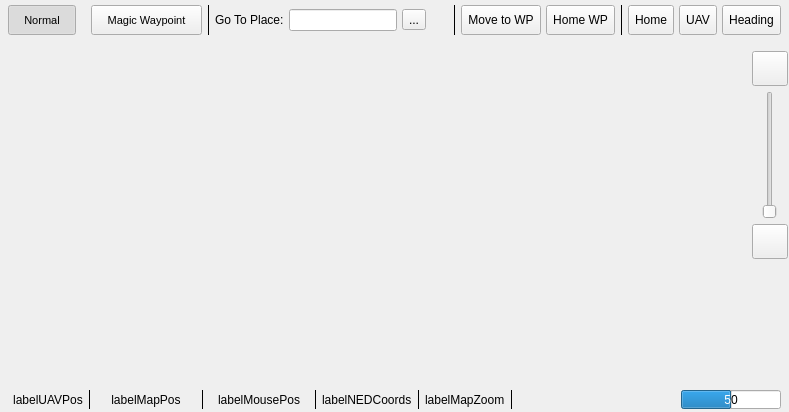
<?xml version="1.0" encoding="UTF-8"?>
<ui version="4.0">
 <class>OPMap_Widget</class>
 <widget class="QWidget" name="OPMap_Widget">
  <property name="geometry">
   <rect>
    <x>0</x>
    <y>0</y>
    <width>687</width>
    <height>412</height>
   </rect>
  </property>
  <property name="sizePolicy">
   <sizepolicy hsizetype="Preferred" vsizetype="Preferred">
    <horstretch>0</horstretch>
    <verstretch>0</verstretch>
   </sizepolicy>
  </property>
  <property name="mouseTracking">
   <bool>false</bool>
  </property>
  <property name="windowTitle">
   <string>Form</string>
  </property>
  <property name="styleSheet">
   <string notr="true"/>
  </property>
  <layout class="QVBoxLayout" name="verticalLayout_5">
   <property name="spacing">
    <number>0</number>
   </property>
   <property name="leftMargin">
    <number>0</number>
   </property>
   <property name="topMargin">
    <number>0</number>
   </property>
   <property name="rightMargin">
    <number>0</number>
   </property>
   <property name="bottomMargin">
    <number>0</number>
   </property>
   <item>
    <widget class="QFrame" name="frameTopBar">
     <property name="sizePolicy">
      <sizepolicy hsizetype="MinimumExpanding" vsizetype="Preferred">
       <horstretch>0</horstretch>
       <verstretch>0</verstretch>
      </sizepolicy>
     </property>
     <property name="minimumSize">
      <size>
       <width>0</width>
       <height>32</height>
      </size>
     </property>
     <property name="maximumSize">
      <size>
       <width>16777215</width>
       <height>40</height>
      </size>
     </property>
     <property name="contextMenuPolicy">
      <enum>Qt::NoContextMenu</enum>
     </property>
     <property name="styleSheet">
      <string notr="true"/>
     </property>
     <property name="frameShape">
      <enum>QFrame::NoFrame</enum>
     </property>
     <property name="frameShadow">
      <enum>QFrame::Plain</enum>
     </property>
     <layout class="QHBoxLayout" name="horizontalLayout_4">
      <property name="spacing">
       <number>0</number>
      </property>
      <property name="leftMargin">
       <number>0</number>
      </property>
      <property name="topMargin">
       <number>0</number>
      </property>
      <property name="rightMargin">
       <number>0</number>
      </property>
      <property name="bottomMargin">
       <number>0</number>
      </property>
      <item>
       <layout class="QHBoxLayout" name="layoutWidgetStatusBar_2">
        <property name="spacing">
         <number>5</number>
        </property>
        <property name="leftMargin">
         <number>8</number>
        </property>
        <property name="topMargin">
         <number>5</number>
        </property>
        <property name="rightMargin">
         <number>8</number>
        </property>
        <property name="bottomMargin">
         <number>5</number>
        </property>
        <item>
         <widget class="QToolButton" name="toolButtonNormalMapMode">
          <property name="sizePolicy">
           <sizepolicy hsizetype="Fixed" vsizetype="Preferred">
            <horstretch>0</horstretch>
            <verstretch>0</verstretch>
           </sizepolicy>
          </property>
          <property name="font">
           <font>
            <pointsize>8</pointsize>
           </font>
          </property>
          <property name="toolTip">
           <string>Normal Map Mode</string>
          </property>
          <property name="text">
           <string>   Normal   </string>
          </property>
          <property name="iconSize">
           <size>
            <width>16</width>
            <height>32</height>
           </size>
          </property>
          <property name="checkable">
           <bool>true</bool>
          </property>
          <property name="checked">
           <bool>true</bool>
          </property>
          <property name="toolButtonStyle">
           <enum>Qt::ToolButtonTextOnly</enum>
          </property>
         </widget>
        </item>
        <item>
         <spacer name="horizontalSpacer">
          <property name="orientation">
           <enum>Qt::Horizontal</enum>
          </property>
          <property name="sizeType">
           <enum>QSizePolicy::Fixed</enum>
          </property>
          <property name="sizeHint" stdset="0">
           <size>
            <width>10</width>
            <height>20</height>
           </size>
          </property>
         </spacer>
        </item>
        <item>
         <widget class="QToolButton" name="toolButtonMagicWaypointMapMode">
          <property name="sizePolicy">
           <sizepolicy hsizetype="Fixed" vsizetype="Preferred">
            <horstretch>0</horstretch>
            <verstretch>0</verstretch>
           </sizepolicy>
          </property>
          <property name="font">
           <font>
            <pointsize>8</pointsize>
           </font>
          </property>
          <property name="toolTip">
           <string>Magic Waypoint Map Mode</string>
          </property>
          <property name="text">
           <string>   Magic Waypoint   </string>
          </property>
          <property name="iconSize">
           <size>
            <width>16</width>
            <height>32</height>
           </size>
          </property>
          <property name="checkable">
           <bool>true</bool>
          </property>
          <property name="toolButtonStyle">
           <enum>Qt::ToolButtonTextOnly</enum>
          </property>
         </widget>
        </item>
        <item>
         <widget class="Line" name="line_6">
          <property name="frameShadow">
           <enum>QFrame::Plain</enum>
          </property>
          <property name="orientation">
           <enum>Qt::Vertical</enum>
          </property>
         </widget>
        </item>
        <item>
         <widget class="QLabel" name="label_2">
          <property name="text">
           <string>Go To Place:</string>
          </property>
         </widget>
        </item>
        <item>
         <widget class="QLineEdit" name="leFind"/>
        </item>
        <item>
         <widget class="QToolButton" name="tbFind">
          <property name="text">
           <string>...</string>
          </property>
          <property name="icon">
           <iconset resource="opmap.qrc">
            <normaloff>:/opmap/images/waypoint.png</normaloff>:/opmap/images/waypoint.png</iconset>
          </property>
         </widget>
        </item>
        <item>
         <spacer name="horizontalSpacer_4">
          <property name="orientation">
           <enum>Qt::Horizontal</enum>
          </property>
          <property name="sizeHint" stdset="0">
           <size>
            <width>10</width>
            <height>20</height>
           </size>
          </property>
         </spacer>
        </item>
        <item>
         <widget class="QLabel" name="label">
          <property name="text">
           <string/>
          </property>
         </widget>
        </item>
        <item>
         <widget class="Line" name="lineWaypoint">
          <property name="frameShadow">
           <enum>QFrame::Plain</enum>
          </property>
          <property name="orientation">
           <enum>Qt::Vertical</enum>
          </property>
         </widget>
        </item>
        <item>
         <widget class="QToolButton" name="toolButtonMoveToWP">
          <property name="sizePolicy">
           <sizepolicy hsizetype="Fixed" vsizetype="Preferred">
            <horstretch>0</horstretch>
            <verstretch>0</verstretch>
           </sizepolicy>
          </property>
          <property name="toolTip">
           <string>Click to move the UAV to the magic waypoint position</string>
          </property>
          <property name="text">
           <string>Move to WP</string>
          </property>
          <property name="icon">
           <iconset resource="opmap.qrc">
            <normaloff>:/opmap/images/move_to_wp.png</normaloff>:/opmap/images/move_to_wp.png</iconset>
          </property>
          <property name="iconSize">
           <size>
            <width>28</width>
            <height>28</height>
           </size>
          </property>
         </widget>
        </item>
        <item>
         <widget class="QToolButton" name="toolButtonHomeWaypoint">
          <property name="sizePolicy">
           <sizepolicy hsizetype="Fixed" vsizetype="Preferred">
            <horstretch>0</horstretch>
            <verstretch>0</verstretch>
           </sizepolicy>
          </property>
          <property name="toolTip">
           <string>Move the magic waypoint to the home position</string>
          </property>
          <property name="text">
           <string>Home WP</string>
          </property>
          <property name="icon">
           <iconset resource="opmap.qrc">
            <normaloff>:/opmap/images/home_wp.png</normaloff>:/opmap/images/home_wp.png</iconset>
          </property>
          <property name="iconSize">
           <size>
            <width>28</width>
            <height>28</height>
           </size>
          </property>
         </widget>
        </item>
        <item>
         <widget class="Line" name="line_8">
          <property name="frameShadow">
           <enum>QFrame::Plain</enum>
          </property>
          <property name="orientation">
           <enum>Qt::Vertical</enum>
          </property>
         </widget>
        </item>
        <item>
         <widget class="QToolButton" name="toolButtonMapHome">
          <property name="sizePolicy">
           <sizepolicy hsizetype="Fixed" vsizetype="Preferred">
            <horstretch>0</horstretch>
            <verstretch>0</verstretch>
           </sizepolicy>
          </property>
          <property name="toolTip">
           <string>Center map over home position</string>
          </property>
          <property name="text">
           <string>Home</string>
          </property>
          <property name="icon">
           <iconset resource="opmap.qrc">
            <normaloff>:/opmap/images/gcs.png</normaloff>:/opmap/images/gcs.png</iconset>
          </property>
          <property name="iconSize">
           <size>
            <width>28</width>
            <height>28</height>
           </size>
          </property>
          <property name="autoRepeat">
           <bool>false</bool>
          </property>
          <property name="toolButtonStyle">
           <enum>Qt::ToolButtonIconOnly</enum>
          </property>
          <property name="autoRaise">
           <bool>false</bool>
          </property>
         </widget>
        </item>
        <item>
         <widget class="QToolButton" name="toolButtonMapUAV">
          <property name="sizePolicy">
           <sizepolicy hsizetype="Fixed" vsizetype="Preferred">
            <horstretch>0</horstretch>
            <verstretch>0</verstretch>
           </sizepolicy>
          </property>
          <property name="toolTip">
           <string>Center map over UAV position</string>
          </property>
          <property name="text">
           <string>UAV</string>
          </property>
          <property name="icon">
           <iconset resource="opmap.qrc">
            <normaloff>:/opmap/images/uav.png</normaloff>:/opmap/images/uav.png</iconset>
          </property>
          <property name="iconSize">
           <size>
            <width>28</width>
            <height>28</height>
           </size>
          </property>
          <property name="checkable">
           <bool>true</bool>
          </property>
          <property name="autoRepeat">
           <bool>false</bool>
          </property>
          <property name="toolButtonStyle">
           <enum>Qt::ToolButtonIconOnly</enum>
          </property>
          <property name="autoRaise">
           <bool>false</bool>
          </property>
         </widget>
        </item>
        <item>
         <widget class="QToolButton" name="toolButtonMapUAVheading">
          <property name="sizePolicy">
           <sizepolicy hsizetype="Fixed" vsizetype="Preferred">
            <horstretch>0</horstretch>
            <verstretch>0</verstretch>
           </sizepolicy>
          </property>
          <property name="toolTip">
           <string>Map rotation follows UAV heading</string>
          </property>
          <property name="text">
           <string>Heading</string>
          </property>
          <property name="icon">
           <iconset resource="opmap.qrc">
            <normaloff>:/opmap/images/uav_heading.png</normaloff>:/opmap/images/uav_heading.png</iconset>
          </property>
          <property name="iconSize">
           <size>
            <width>28</width>
            <height>28</height>
           </size>
          </property>
          <property name="checkable">
           <bool>true</bool>
          </property>
          <property name="autoRepeat">
           <bool>false</bool>
          </property>
          <property name="toolButtonStyle">
           <enum>Qt::ToolButtonIconOnly</enum>
          </property>
          <property name="autoRaise">
           <bool>false</bool>
          </property>
         </widget>
        </item>
       </layout>
      </item>
     </layout>
    </widget>
   </item>
   <item>
    <widget class="QSplitter" name="splitter">
     <property name="styleSheet">
      <string notr="true">QSplitter::handle {
/* image: url(images/splitter.png); */
	background-color: qlineargradient(spread:pad, x1:0.5, y1:0, x2:0.5, y2:1, stop:0 rgba(71, 71, 71, 255), stop:0.5 rgba(200, 200, 200, 255), stop:1 rgba(110, 110, 110, 255));
}
QSplitter::handle:horizontal {
/* height: 5px; */
}
QSplitter::handle:vertical {
/* width: 5px; */
}
</string>
     </property>
     <property name="frameShape">
      <enum>QFrame::NoFrame</enum>
     </property>
     <property name="orientation">
      <enum>Qt::Horizontal</enum>
     </property>
     <property name="opaqueResize">
      <bool>true</bool>
     </property>
     <property name="handleWidth">
      <number>5</number>
     </property>
     <widget class="QWidget" name="layoutWidget">
      <layout class="QHBoxLayout" name="horizontalLayout_2">
       <property name="spacing">
        <number>0</number>
       </property>
       <item>
        <widget class="QWidget" name="mapWidget" native="true">
         <property name="sizePolicy">
          <sizepolicy hsizetype="MinimumExpanding" vsizetype="MinimumExpanding">
           <horstretch>0</horstretch>
           <verstretch>0</verstretch>
          </sizepolicy>
         </property>
         <property name="minimumSize">
          <size>
           <width>64</width>
           <height>64</height>
          </size>
         </property>
         <property name="mouseTracking">
          <bool>false</bool>
         </property>
         <property name="acceptDrops">
          <bool>false</bool>
         </property>
         <property name="styleSheet">
          <string notr="true">
/* background-color: black; */
border: 1px solid black;

QLabel { /* all label types */
/* background-color: rgba(255, 255, 255, 0); */
background-color: qlineargradient(spread:pad, x1:0.5, y1:0, x2:0.5, y2:1, stop:0 rgba(64, 64, 64, 255), stop:1 rgba(128, 128, 128, 255));
color: rgb(255, 255, 255);
}

QToolButton {	/* all types of tool button */ 
background-color: rgba(255, 255, 255, 0);
color: rgb(255, 255, 255);
/*border-style: none;*/
border: 0px; 
}
QToolButton:hover {
background-color: qlineargradient(spread:pad, x1:0.5, y1:0, x2:0.5, y2:1, stop:0 rgba(255, 160, 0, 255), stop:1 rgba(160, 100, 0, 255));
color: rgb(255, 255, 255);
}
QToolButton:pressed {
background-color: qlineargradient(spread:pad, x1:0.5, y1:0, x2:0.5, y2:1, stop:0 rgba(48, 48, 48, 255), stop:1 rgba(120, 120, 120, 255));
color: rgb(255, 255, 255);
}

QToolButton:checked {
background-color: qlineargradient(spread:pad, x1:0.5, y1:0, x2:0.5, y2:1, stop:0 rgba(48, 48, 48, 255), stop:1 rgba(120, 120, 120, 255));
color: rgb(255, 255, 255);
}

QSlider::groove:horizontal {
border: none;
height: 4px;
background-color: qlineargradient(spread:pad, x1:0.5, y1:0, x2:0.5, y2:1, stop:0 rgba(48, 48, 48, 255), stop:1 rgba(80, 80, 80, 255));
margin: 2px 0;
}
QSlider::handle:horizontal {
border: 1px solid #5c5c5c;
background-color: qlineargradient(spread:pad, x1:0.5, y1:0, x2:0.5, y2:1, stop:0 rgba(255, 255, 255, 255), stop:1 rgba(128, 128, 128, 255));
width: 24px;
margin: -2px 0;
border-radius: 3px;
}

QComboBox {
background-color: qlineargradient(spread:pad, x1:0.5, y1:0, x2:0.5, y2:1, stop:0 rgba(48, 48, 48, 255), stop:1 rgba(120, 120, 120, 255));
color: rgb(255, 255, 255);
}
QComboBox:hover {
background-color: qlineargradient(spread:pad, x1:0.5, y1:0, x2:0.5, y2:1, stop:0 rgba(48, 48, 48, 255), stop:1 rgba(120, 120, 120, 255));
	background-color: rgb(197, 138, 0);
}
QComboBox::down-arrow {
     image: url(:/opmap/images/combobox_down_arrow.png);
}
QComboBox:drop-down {
     subcontrol-origin: padding;
     subcontrol-position: top right;
     border-left-style: none;
     border-top-right-radius: 1px;
     border-bottom-right-radius: 1px;
}
</string>
         </property>
        </widget>
       </item>
       <item>
        <widget class="QWidget" name="widget" native="true">
         <property name="sizePolicy">
          <sizepolicy hsizetype="Minimum" vsizetype="Preferred">
           <horstretch>0</horstretch>
           <verstretch>0</verstretch>
          </sizepolicy>
         </property>
         <property name="styleSheet">
          <string notr="true"/>
         </property>
         <layout class="QVBoxLayout" name="verticalLayout_3">
          <property name="spacing">
           <number>0</number>
          </property>
          <property name="leftMargin">
           <number>0</number>
          </property>
          <property name="topMargin">
           <number>0</number>
          </property>
          <property name="rightMargin">
           <number>0</number>
          </property>
          <property name="bottomMargin">
           <number>0</number>
          </property>
          <item>
           <widget class="QFrame" name="frameMapControls">
            <property name="sizePolicy">
             <sizepolicy hsizetype="Minimum" vsizetype="Preferred">
              <horstretch>0</horstretch>
              <verstretch>0</verstretch>
             </sizepolicy>
            </property>
            <property name="styleSheet">
             <string notr="true"/>
            </property>
            <property name="frameShape">
             <enum>QFrame::NoFrame</enum>
            </property>
            <property name="frameShadow">
             <enum>QFrame::Plain</enum>
            </property>
            <property name="lineWidth">
             <number>2</number>
            </property>
            <property name="midLineWidth">
             <number>0</number>
            </property>
            <layout class="QVBoxLayout" name="verticalLayout_2">
             <property name="spacing">
              <number>5</number>
             </property>
             <property name="leftMargin">
              <number>1</number>
             </property>
             <property name="topMargin">
              <number>1</number>
             </property>
             <property name="rightMargin">
              <number>1</number>
             </property>
             <property name="bottomMargin">
              <number>1</number>
             </property>
             <item>
              <spacer name="verticalSpacer_3">
               <property name="orientation">
                <enum>Qt::Vertical</enum>
               </property>
               <property name="sizeType">
                <enum>QSizePolicy::Fixed</enum>
               </property>
               <property name="sizeHint" stdset="0">
                <size>
                 <width>20</width>
                 <height>10</height>
                </size>
               </property>
              </spacer>
             </item>
             <item>
              <widget class="QToolButton" name="toolButtonZoomP">
               <property name="toolTip">
                <string>Zoom in</string>
               </property>
               <property name="styleSheet">
                <string notr="true"/>
               </property>
               <property name="text">
                <string/>
               </property>
               <property name="icon">
                <iconset resource="opmap.qrc">
                 <normaloff>:/opmap/images/plus.png</normaloff>:/opmap/images/plus.png</iconset>
               </property>
               <property name="iconSize">
                <size>
                 <width>28</width>
                 <height>28</height>
                </size>
               </property>
               <property name="autoRepeat">
                <bool>true</bool>
               </property>
               <property name="autoRepeatDelay">
                <number>1000</number>
               </property>
               <property name="autoRepeatInterval">
                <number>1000</number>
               </property>
               <property name="autoRaise">
                <bool>false</bool>
               </property>
              </widget>
             </item>
             <item>
              <widget class="QSlider" name="horizontalSliderZoom">
               <property name="sizePolicy">
                <sizepolicy hsizetype="Preferred" vsizetype="Expanding">
                 <horstretch>0</horstretch>
                 <verstretch>0</verstretch>
                </sizepolicy>
               </property>
               <property name="minimumSize">
                <size>
                 <width>0</width>
                 <height>50</height>
                </size>
               </property>
               <property name="maximumSize">
                <size>
                 <width>16777215</width>
                 <height>200</height>
                </size>
               </property>
               <property name="cursor">
                <cursorShape>OpenHandCursor</cursorShape>
               </property>
               <property name="toolTip">
                <string>Zoom level</string>
               </property>
               <property name="autoFillBackground">
                <bool>false</bool>
               </property>
               <property name="styleSheet">
                <string notr="true"/>
               </property>
               <property name="minimum">
                <number>2</number>
               </property>
               <property name="maximum">
                <number>17</number>
               </property>
               <property name="pageStep">
                <number>1</number>
               </property>
               <property name="orientation">
                <enum>Qt::Vertical</enum>
               </property>
               <property name="invertedControls">
                <bool>false</bool>
               </property>
               <property name="tickPosition">
                <enum>QSlider::NoTicks</enum>
               </property>
               <property name="tickInterval">
                <number>2</number>
               </property>
              </widget>
             </item>
             <item>
              <widget class="QToolButton" name="toolButtonZoomM">
               <property name="toolTip">
                <string>Zoom out</string>
               </property>
               <property name="styleSheet">
                <string notr="true"/>
               </property>
               <property name="text">
                <string/>
               </property>
               <property name="icon">
                <iconset resource="opmap.qrc">
                 <normaloff>:/opmap/images/minus.png</normaloff>:/opmap/images/minus.png</iconset>
               </property>
               <property name="iconSize">
                <size>
                 <width>28</width>
                 <height>28</height>
                </size>
               </property>
               <property name="autoRepeat">
                <bool>true</bool>
               </property>
               <property name="autoRepeatDelay">
                <number>1000</number>
               </property>
               <property name="autoRepeatInterval">
                <number>1000</number>
               </property>
               <property name="autoRaise">
                <bool>false</bool>
               </property>
              </widget>
             </item>
             <item>
              <spacer name="verticalSpacer_2">
               <property name="orientation">
                <enum>Qt::Vertical</enum>
               </property>
               <property name="sizeType">
                <enum>QSizePolicy::Expanding</enum>
               </property>
               <property name="sizeHint" stdset="0">
                <size>
                 <width>20</width>
                 <height>10</height>
                </size>
               </property>
              </spacer>
             </item>
            </layout>
           </widget>
          </item>
         </layout>
        </widget>
       </item>
      </layout>
     </widget>
    </widget>
   </item>
   <item>
    <widget class="QFrame" name="frameStatusBar">
     <property name="sizePolicy">
      <sizepolicy hsizetype="Expanding" vsizetype="Preferred">
       <horstretch>0</horstretch>
       <verstretch>0</verstretch>
      </sizepolicy>
     </property>
     <property name="minimumSize">
      <size>
       <width>0</width>
       <height>0</height>
      </size>
     </property>
     <property name="maximumSize">
      <size>
       <width>16777215</width>
       <height>25</height>
      </size>
     </property>
     <property name="contextMenuPolicy">
      <enum>Qt::NoContextMenu</enum>
     </property>
     <property name="styleSheet">
      <string notr="true"/>
     </property>
     <property name="frameShape">
      <enum>QFrame::NoFrame</enum>
     </property>
     <property name="frameShadow">
      <enum>QFrame::Plain</enum>
     </property>
     <layout class="QHBoxLayout" name="horizontalLayout">
      <property name="spacing">
       <number>0</number>
      </property>
      <property name="leftMargin">
       <number>0</number>
      </property>
      <property name="topMargin">
       <number>3</number>
      </property>
      <property name="rightMargin">
       <number>0</number>
      </property>
      <property name="bottomMargin">
       <number>3</number>
      </property>
      <item>
       <layout class="QHBoxLayout" name="layoutWidgetStatusBar">
        <property name="spacing">
         <number>5</number>
        </property>
        <property name="leftMargin">
         <number>3</number>
        </property>
        <property name="rightMargin">
         <number>8</number>
        </property>
        <item>
         <spacer name="horizontalSpacer_7">
          <property name="orientation">
           <enum>Qt::Horizontal</enum>
          </property>
          <property name="sizeType">
           <enum>QSizePolicy::Fixed</enum>
          </property>
          <property name="sizeHint" stdset="0">
           <size>
            <width>10</width>
            <height>20</height>
           </size>
          </property>
         </spacer>
        </item>
        <item>
         <widget class="QLabel" name="labelUAVPos">
          <property name="sizePolicy">
           <sizepolicy hsizetype="Preferred" vsizetype="Preferred">
            <horstretch>0</horstretch>
            <verstretch>0</verstretch>
           </sizepolicy>
          </property>
          <property name="toolTip">
           <string>UAV position</string>
          </property>
          <property name="styleSheet">
           <string notr="true"/>
          </property>
          <property name="frameShape">
           <enum>QFrame::NoFrame</enum>
          </property>
          <property name="frameShadow">
           <enum>QFrame::Plain</enum>
          </property>
          <property name="text">
           <string>labelUAVPos</string>
          </property>
          <property name="alignment">
           <set>Qt::AlignCenter</set>
          </property>
          <property name="margin">
           <number>0</number>
          </property>
         </widget>
        </item>
        <item>
         <widget class="Line" name="line_3">
          <property name="frameShadow">
           <enum>QFrame::Plain</enum>
          </property>
          <property name="lineWidth">
           <number>1</number>
          </property>
          <property name="orientation">
           <enum>Qt::Vertical</enum>
          </property>
         </widget>
        </item>
        <item>
         <widget class="QLabel" name="labelMapPos">
          <property name="sizePolicy">
           <sizepolicy hsizetype="Preferred" vsizetype="Preferred">
            <horstretch>0</horstretch>
            <verstretch>0</verstretch>
           </sizepolicy>
          </property>
          <property name="minimumSize">
           <size>
            <width>100</width>
            <height>0</height>
           </size>
          </property>
          <property name="toolTip">
           <string>Map position</string>
          </property>
          <property name="styleSheet">
           <string notr="true"/>
          </property>
          <property name="frameShape">
           <enum>QFrame::NoFrame</enum>
          </property>
          <property name="text">
           <string>labelMapPos</string>
          </property>
          <property name="alignment">
           <set>Qt::AlignCenter</set>
          </property>
          <property name="margin">
           <number>0</number>
          </property>
         </widget>
        </item>
        <item>
         <widget class="Line" name="line_4">
          <property name="frameShadow">
           <enum>QFrame::Plain</enum>
          </property>
          <property name="orientation">
           <enum>Qt::Vertical</enum>
          </property>
         </widget>
        </item>
        <item>
         <widget class="QLabel" name="labelMousePos">
          <property name="sizePolicy">
           <sizepolicy hsizetype="Preferred" vsizetype="Preferred">
            <horstretch>0</horstretch>
            <verstretch>0</verstretch>
           </sizepolicy>
          </property>
          <property name="minimumSize">
           <size>
            <width>100</width>
            <height>0</height>
           </size>
          </property>
          <property name="toolTip">
           <string>Mouse position</string>
          </property>
          <property name="styleSheet">
           <string notr="true"/>
          </property>
          <property name="frameShape">
           <enum>QFrame::NoFrame</enum>
          </property>
          <property name="frameShadow">
           <enum>QFrame::Plain</enum>
          </property>
          <property name="text">
           <string>labelMousePos</string>
          </property>
          <property name="scaledContents">
           <bool>false</bool>
          </property>
          <property name="alignment">
           <set>Qt::AlignCenter</set>
          </property>
          <property name="margin">
           <number>0</number>
          </property>
         </widget>
        </item>
        <item>
         <widget class="Line" name="line">
          <property name="frameShadow">
           <enum>QFrame::Plain</enum>
          </property>
          <property name="orientation">
           <enum>Qt::Vertical</enum>
          </property>
         </widget>
        </item>
        <item>
         <widget class="QLabel" name="labelNEDCoords">
          <property name="text">
           <string>labelNEDCoords</string>
          </property>
         </widget>
        </item>
        <item>
         <widget class="Line" name="line_5">
          <property name="frameShadow">
           <enum>QFrame::Plain</enum>
          </property>
          <property name="orientation">
           <enum>Qt::Vertical</enum>
          </property>
         </widget>
        </item>
        <item>
         <widget class="QLabel" name="labelMapZoom">
          <property name="text">
           <string>labelMapZoom</string>
          </property>
         </widget>
        </item>
        <item>
         <widget class="Line" name="line_2">
          <property name="frameShadow">
           <enum>QFrame::Plain</enum>
          </property>
          <property name="orientation">
           <enum>Qt::Vertical</enum>
          </property>
         </widget>
        </item>
        <item>
         <spacer name="horizontalSpacer_3">
          <property name="orientation">
           <enum>Qt::Horizontal</enum>
          </property>
          <property name="sizeHint" stdset="0">
           <size>
            <width>40</width>
            <height>20</height>
           </size>
          </property>
         </spacer>
        </item>
        <item>
         <widget class="QProgressBar" name="progressBarMap">
          <property name="sizePolicy">
           <sizepolicy hsizetype="MinimumExpanding" vsizetype="Preferred">
            <horstretch>0</horstretch>
            <verstretch>0</verstretch>
           </sizepolicy>
          </property>
          <property name="minimumSize">
           <size>
            <width>40</width>
            <height>0</height>
           </size>
          </property>
          <property name="maximumSize">
           <size>
            <width>100</width>
            <height>16777215</height>
           </size>
          </property>
          <property name="autoFillBackground">
           <bool>false</bool>
          </property>
          <property name="styleSheet">
           <string notr="true"/>
          </property>
          <property name="value">
           <number>50</number>
          </property>
          <property name="alignment">
           <set>Qt::AlignCenter</set>
          </property>
          <property name="textVisible">
           <bool>true</bool>
          </property>
          <property name="invertedAppearance">
           <bool>false</bool>
          </property>
          <property name="format">
           <string>%v</string>
          </property>
         </widget>
        </item>
       </layout>
      </item>
     </layout>
    </widget>
   </item>
  </layout>
 </widget>
 <resources>
  <include location="opmap.qrc"/>
 </resources>
 <connections/>
</ui>
